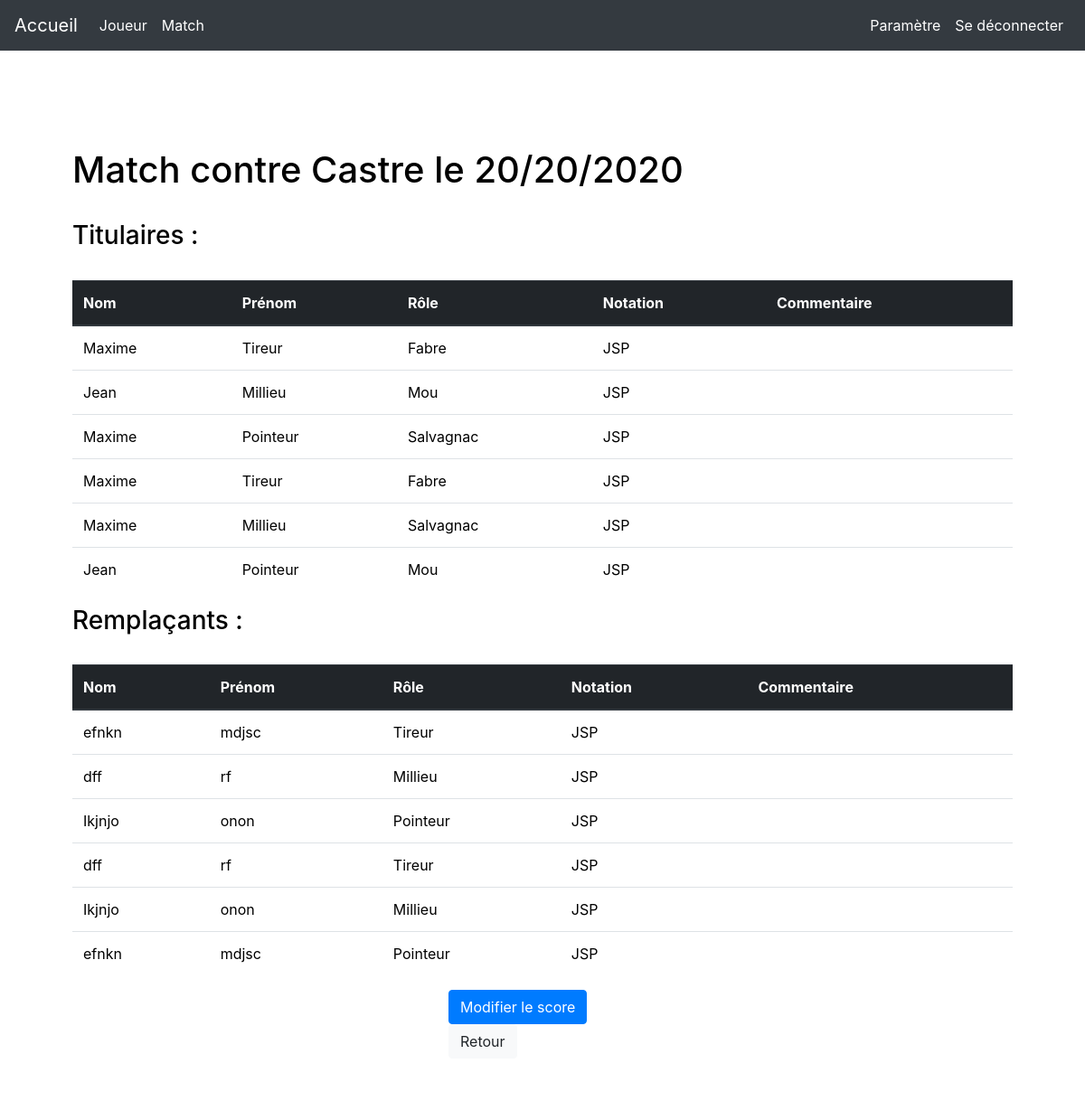
Screenshot of /plusInfoMatch.php?ID=1 (signed in) with the database file from the repository.
### tables this page shows
CREATE TABLE `rencontre` (
  `IdRencontre` int(11) NOT NULL,
  `DateRencontre` char(10) NOT NULL,
  `LieuRencontre` enum('Domicile','Exterieur') NOT NULL,
  `EquipeAdverse` varchar(50) NOT NULL,
  `ResultatEquipe` smallint(6) DEFAULT NULL,
  `ResultatAdverse` smallint(6) DEFAULT NULL
);

CREATE TABLE `participertitulaire` (
  `NumLicence` int(11) NOT NULL,
  `IdRencontre` int(11) NOT NULL,
  `Notation` enum('1','2','3','4','5') DEFAULT NULL,
  `Role` enum('1','2','3','') DEFAULT NULL,
  `Commentaire` longtext DEFAULT NULL
);

CREATE TABLE `joueur` (
  `NumLicence` int(11) NOT NULL,
  `Nom` varchar(50) NOT NULL,
  `Prenom` varchar(50) NOT NULL,
  `DateDeNaissance` char(10) NOT NULL,
  `Taille` smallint(11) DEFAULT NULL,
  `Poids` smallint(3) DEFAULT NULL,
  `PostePref` enum('1','2','3') DEFAULT NULL,
  `Statut` enum('1','2','3','4') NOT NULL DEFAULT '1',
  `extPhoto` varchar(4) DEFAULT NULL
);

CREATE TABLE `participerremplacant` (
  `NumLicence` int(11) NOT NULL,
  `IdRencontre` int(11) NOT NULL,
  `Notation` enum('1','2','3','4','5') NOT NULL,
  `Role` enum('1','2','3') DEFAULT NULL,
  `Commentaire` longtext DEFAULT NULL
);

### plusInfoMatch.php (the view, shortened to what this page needs)
<!DOCTYPE HTML>
<html lang="fr">
<head>
    <link rel="stylesheet" href="https://stackpath.bootstrapcdn.com/bootstrap/4.1.3/css/bootstrap.min.css">
</head>
<body style="color:black;
                background-image:url(https://amicalecoteauessert.files.wordpress.com/2017/05/petanque.jpg);
                background-repeat:repeat;">
    <?php
        require('header.php');
        $linkpdo=connecterPDO();
        $id=sécurisationVariable($_GET['ID']);
        $reqSelect = $linkpdo->prepare("SELECT * FROM rencontre WHERE IdRencontre = :id");
        $reqSelect->execute(array('id' => $id));
        while($data=$reqSelect->fetch()){
            $Date=$data['DateRencontre'];
            $Equipe=$data['EquipeAdverse'];
        }?>
<div style="border-radius: 20px; margin-top: 100px; margin-left: 40px; margin-right: 40px;margin-bottom: 40px; background-color: rgba(255, 255, 255, .8); padding: 40px;">
        <br>
        <h1><?php echo("Match contre $Equipe le $Date"); ?></h1><br><?php
        $reqSelect = $linkpdo->prepare("SELECT * FROM participertitulaire WHERE IdRencontre = :id");
        $reqSelect->execute(array('id' => $id));
        ?>
        <h3>Titulaires :</h3><br>
        <table class="table">
        <thead class="thead-dark">
            <tr>
                <th scope="col">Nom</th>
                <th scope="col">Prénom</th>
                <th scope="col">Rôle</th>
                <th scope="col">Notation</th>
                <th scope="col">Commentaire</th>
            </tr>
        </thead>
        <?php
        while($data=$reqSelect->fetch()){
            $reqSelectJ = $linkpdo->prepare("SELECT * FROM joueur WHERE NumLicence = :nl");
            $reqSelectJ->execute(array('nl' => $data['NumLicence']));
            while($dataJ=$reqSelectJ->fetch()){
                $nomJ = $dataJ['Nom'];
                $prenomJ = $dataJ['Prenom'];
            }?>
            <tr>
                <td><?php echo $prenomJ ?></td>
                <td><?php if($data['Role'] == 1){ echo("Tireur");}elseif ($data['Role']==2) {echo "Millieu";}else{echo "Pointeur";} ?></td>
                <td><?php echo $nomJ ?></td>
            <td>JSP</td>
                <td><?php echo $data['Commentaire'] ?></td>
            </tr><?php
        }?>
        </table>
        <?php
         $reqSelect = $linkpdo->prepare("SELECT * FROM participerremplacant WHERE IdRencontre = :id");
        $reqSelect->execute(array('id' => $id));
        ?>
        <h3>Remplaçants :</h3><br>
        <table class="table">
        <thead class="thead-dark">
            <tr>
                <th scope="col">Nom</th>
                <th scope="col">Prénom</th>
                <th scope="col">Rôle</th>
                <th scope="col">Notation</th>
                <th scope="col">Commentaire</th>
            </tr>
        </thead>
        <?php
        while($data=$reqSelect->fetch()){
            $reqSelectJ = $linkpdo->prepare("SELECT * FROM joueur WHERE NumLicence = :nl");
            $reqSelectJ->execute(array('nl' => $data['NumLicence']));
            while($dataJ=$reqSelectJ->fetch()){
                $nomJ = $dataJ['Nom'];
                $prenomJ = $dataJ['Prenom'];
            }?>
            <tr>
                <td><?php echo $nomJ ?></td>
                <td><?php echo $prenomJ ?></td>
                <td><?php if($data['Role'] == 1){ echo("Tireur");}elseif ($data['Role']==2) {echo "Millieu";}else{echo "Pointeur";} ?></td>
                <td>JSP</td>
                <td><?php echo $data['Commentaire'] ?></td>
            </tr><?php
        }
        ?>
    </table>
    <div style="margin-left :40%; margin-right : 40%;">
      <a href="ajouterScoreMatch?ID=<?php echo $_GET['ID'] ?>"><button class="btn btn-primary" >Modifier le score</button>    </a>
      <a class="btn btn-light" href=javascript:history.go(-1) role="button">Retour</a>
    </div>
</div>
</body>
</html>

### rows the page displays
rencontre: EquipeAdverse "Castre", DateRencontre "20/20/2020"
participertitulaire: joueur.Prenom "Maxime", Role "Tireur", joueur.Nom "Fabre"
participertitulaire: joueur.Prenom "Jean", Role "Millieu", joueur.Nom "Mou"
participertitulaire: joueur.Prenom "Maxime", Role "Pointeur", joueur.Nom "Salvagnac"
participertitulaire: joueur.Prenom "Maxime", Role "Tireur", joueur.Nom "Fabre"
participertitulaire: joueur.Prenom "Maxime", Role "Millieu", joueur.Nom "Salvagnac"
participertitulaire: joueur.Prenom "Jean", Role "Pointeur", joueur.Nom "Mou"
participerremplacant: joueur.Nom "efnkn", joueur.Prenom "mdjsc", Role "Tireur"
participerremplacant: joueur.Nom "dff", joueur.Prenom "rf", Role "Millieu"
participerremplacant: joueur.Nom "Ikjnjo", joueur.Prenom "onon", Role "Pointeur"
participerremplacant: joueur.Nom "dff", joueur.Prenom "rf", Role "Tireur"
participerremplacant: joueur.Nom "Ikjnjo", joueur.Prenom "onon", Role "Millieu"
participerremplacant: joueur.Nom "efnkn", joueur.Prenom "mdjsc", Role "Pointeur"
